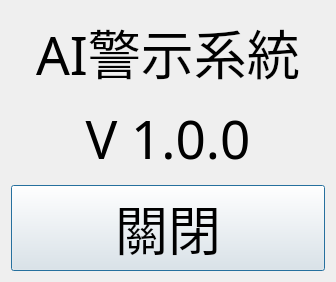
<?xml version="1.0" encoding="UTF-8"?>
<ui version="4.0">
 <class>DialogAbout</class>
 <widget class="QDialog" name="DialogAbout">
  <property name="geometry">
   <rect>
    <x>0</x>
    <y>0</y>
    <width>336</width>
    <height>282</height>
   </rect>
  </property>
  <property name="font">
   <font>
    <family>微軟正黑體</family>
    <pointsize>40</pointsize>
   </font>
  </property>
  <property name="windowTitle">
   <string>關於</string>
  </property>
  <layout class="QVBoxLayout" name="verticalLayout">
   <item>
    <widget class="QLabel" name="label">
     <property name="midLineWidth">
      <number>1</number>
     </property>
     <property name="text">
      <string>AI警示系統</string>
     </property>
     <property name="alignment">
      <set>Qt::AlignCenter</set>
     </property>
    </widget>
   </item>
   <item>
    <widget class="QLabel" name="label_2">
     <property name="text">
      <string>V 1.0.0</string>
     </property>
     <property name="alignment">
      <set>Qt::AlignCenter</set>
     </property>
    </widget>
   </item>
   <item>
    <widget class="QPushButton" name="pushButtonClose">
     <property name="text">
      <string>關閉</string>
     </property>
    </widget>
   </item>
  </layout>
 </widget>
 <resources/>
 <connections/>
</ui>
